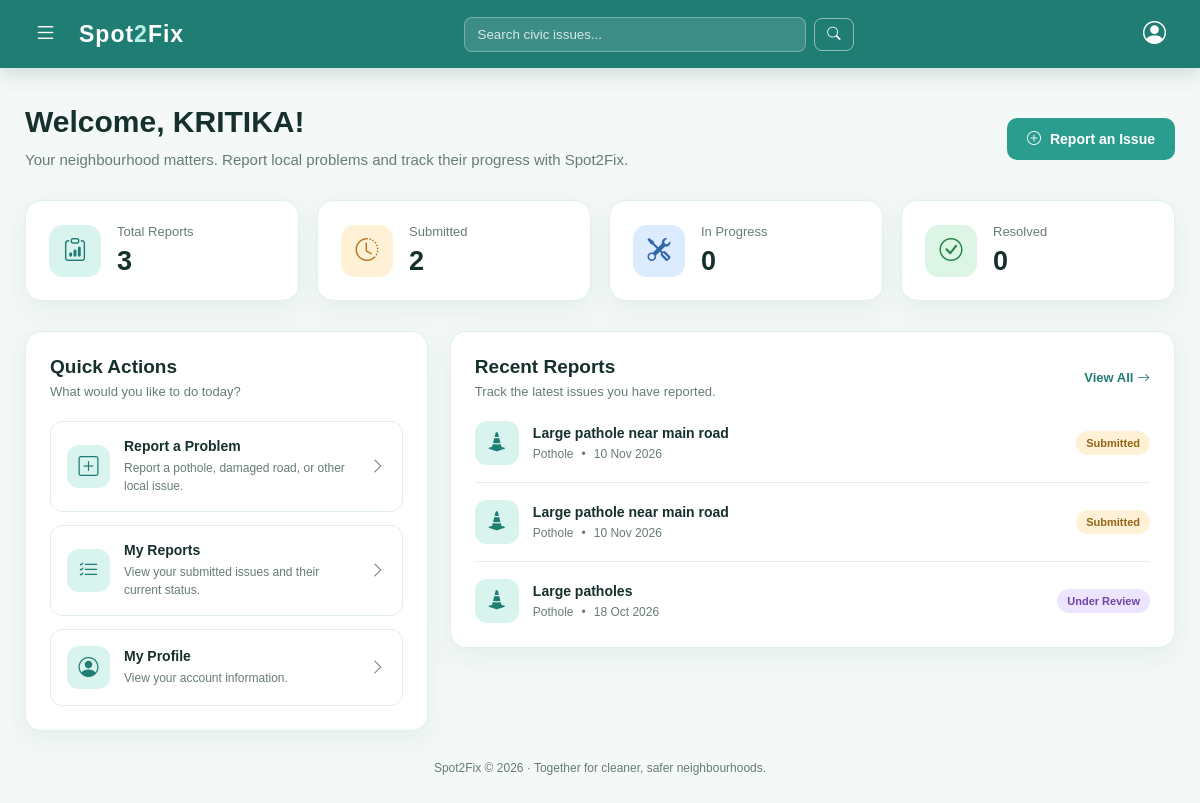
Page /citizen/dashboard/ (signed in) on the earlier database version.
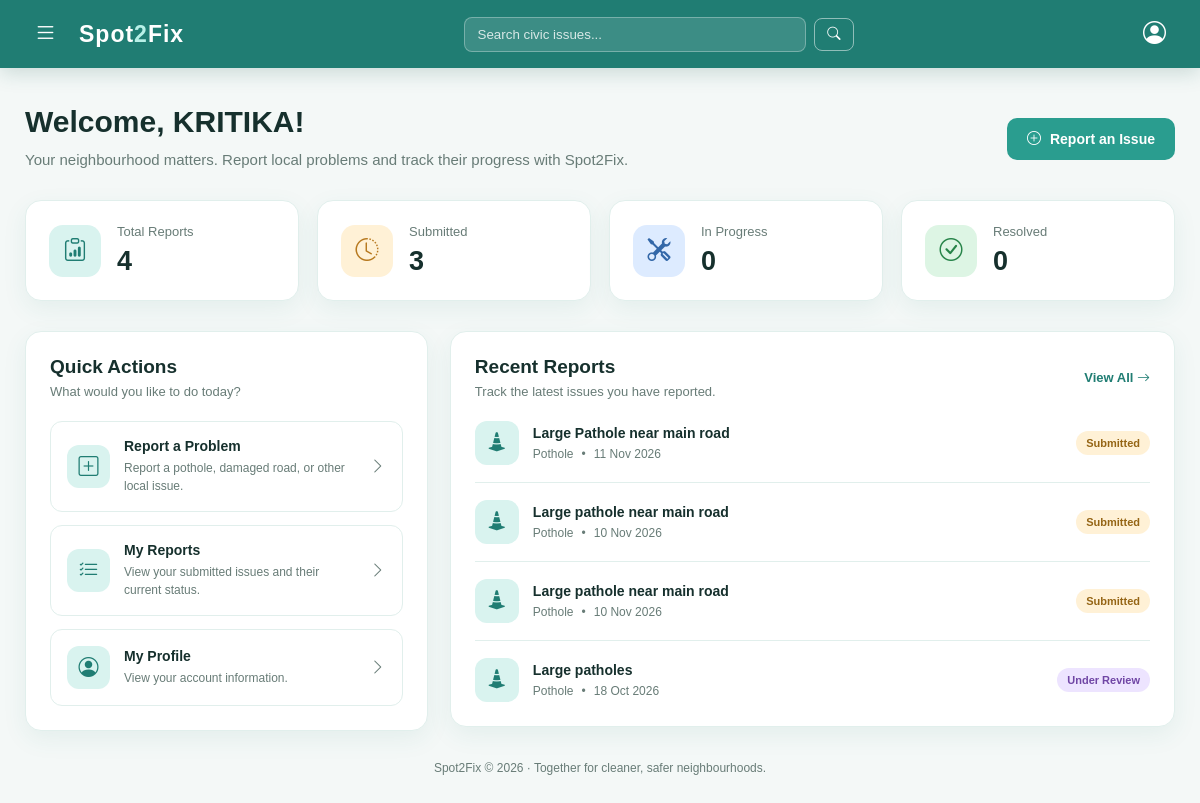
Same page on the later database version.
### app1/models.py (models this page shows, shortened)
class Issue(models.Model):
    CATEGORY_CHOICES = [
        ('pothole', 'Pothole'),
        ('damaged_road', 'Damaged Road'),
        ('waterlogging', 'Waterlogging'),
        ('garbage', 'Garbage'),
        ('other', 'Other'),
    ]
    STATUS_CHOICES = [
        ('submitted', 'Submitted'),
        ('under_review', 'Under Review'),
        ('in_progress', 'In Progress'),
        ('resolved', 'Resolved'),
    ]
    PRIORITY_CHOICES = [
        ('low', 'Low'),
        ('medium', 'Medium'),
        ('high', 'High'),
    ]
    user = models.ForeignKey(
        User, on_delete=models.CASCADE, related_name='issues'
    )
    title = models.CharField(max_length=200)
    description = models.TextField()
    category = models.CharField(
        max_length=30, choices=CATEGORY_CHOICES
    )
    photo = models.ImageField(upload_to='issues/', blank=True, null=True)
    latitude = models.FloatField(blank=True, null=True)
    longitude = models.FloatField(blank=True, null=True)
    priority = models.CharField(
        max_length=10, choices=PRIORITY_CHOICES, default='medium'
    )
    status = models.CharField(
        max_length=20, choices=STATUS_CHOICES, default='submitted'
    )
    created_at = models.DateTimeField(auto_now_add=True)

### app1/views.py (the view)
# urls.py: path('citizen/dashboard/', views.citizen_dashboard, name='citizen_dashboard'),
@login_required
def citizen_dashboard(request):
    try:
        role = request.user.profile.role
    except Profile.DoesNotExist:
        logout(request)
        return redirect("loginuser")
    issues = Issue.objects.filter(
        user=request.user
    ).order_by("-created_at")
    status_counts = {
        "submitted": issues.filter(status="submitted").count(),
        "under_review": issues.filter(status="under_review").count(),
        "in_progress": issues.filter(status="in_progress").count(),
        "resolved": issues.filter(status="resolved").count(),
    }
    context = {
        "total_issues": issues.count(),
        "status_counts": status_counts,
        "recent_issues": issues[:5],
    }
    return render(
        request,
        "project1/citizen_dashboard.html",
        context
    )

### app1/templates/project1/citizen_dashboard.html (shortened to what the changed rows need)
{% load static %}
<!DOCTYPE html>
<html lang="en">
<head>
    <link rel="stylesheet"
          href="https://cdn.jsdelivr.net/npm/bootstrap-icons@1.11.3/font/bootstrap-icons.min.css">
</head>
<body>
    {% include 'project1/navbar.html' %}
    <main class="dashboard-container">
        <section class="welcome-section">
            <div class="welcome-text">
                <h1>
                    Welcome, {{ request.user.first_name|default:request.user.username }}!
                </h1>
            </div>
        </section>
        <section class="stats-grid">
            <div class="stat-card">
                <div class="stat-info">
                    <p>Total Reports</p>
                    <h2>{{ total_issues|default:0 }}</h2>
                </div>
            </div>
            <div class="stat-card">
                <div class="stat-info">
                    <p>Submitted</p>
                    <h2>{{ status_counts.submitted|default:0 }}</h2>
                </div>
            </div>
            <div class="stat-card">
                <div class="stat-info">
                    <h2>{{ status_counts.in_progress|default:0 }}</h2>
                </div>
            </div>
            <div class="stat-card">
                <div class="stat-info">
                    <h2>{{ status_counts.resolved|default:0 }}</h2>
                </div>
            </div>
        </section>
        <section class="content-grid">
            <div class="section-card">
                <div class="section-heading">
                    <div>
                        <h2>Quick Actions</h2>
                    </div>
                </div>
            </div>
            <div class="section-card">
                <div class="section-heading">
                    <div>
                        <h2>Recent Reports</h2>
                    </div>
                </div>
                {% if recent_issues %}
                    <div class="issue-list">
                        {% for issue in recent_issues %}
                            <div class="issue-item">
                                <div class="issue-icon">
                                    {% if issue.category == 'pothole' %}
                                        <i class="bi bi-cone-striped"></i>
                                    {% elif issue.category == 'damaged_road' %}
                                        <i class="bi bi-cone"></i>
                                    {% elif issue.category == 'waterlogging' %}
                                        <i class="bi bi-droplet"></i>
                                    {% elif issue.category == 'garbage' %}
                                        <i class="bi bi-trash3"></i>
                                    {% else %}
                                        <i class="bi bi-exclamation-circle"></i>
                                    {% endif %}
                                </div>
                                <div class="issue-details">
                                    <h3>{{ issue.title }}</h3>
                                    <div class="issue-meta">
                                        <span>{{ issue.get_category_display }}</span>
                                        <span>•</span>
                                        <span>{{ issue.created_at|date:"d M Y" }}</span>
                                    </div>
                                </div>
                                <span class="status status-{{ issue.status }}">
                                    {{ issue.get_status_display }}
                                </span>
                            </div>
                        {% endfor %}
                    </div>
                {% endif %}
            </div>
        </section>
    </main>
</body>
</html>

Differences in the rows shown:
added Issue: title "Large Pathole near main road", category "Pothole", created_at "11 Nov 2026", status "Submitted"
Other differences:
{{ total_issues|default:0 }}: "3" → "4"
{{ status_counts.submitted|default:0 }}: "2" → "3"
